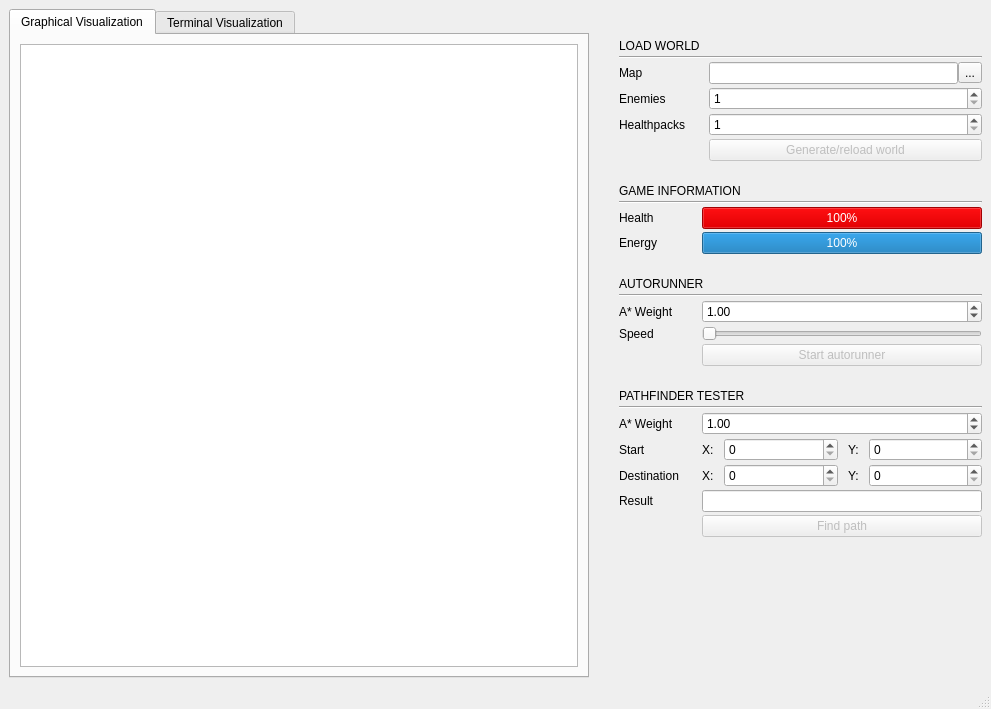
<?xml version="1.0" encoding="UTF-8"?>
<ui version="4.0">
 <class>MainWindow</class>
 <widget class="QMainWindow" name="MainWindow">
  <property name="geometry">
   <rect>
    <x>0</x>
    <y>0</y>
    <width>991</width>
    <height>709</height>
   </rect>
  </property>
  <property name="windowTitle">
   <string>Media Processing - Maze Game</string>
  </property>
  <widget class="QWidget" name="centralwidget">
   <layout class="QHBoxLayout" name="horizontalLayout">
    <property name="spacing">
     <number>30</number>
    </property>
    <item>
     <widget class="QTabWidget" name="visualizationTabWidget">
      <property name="currentIndex">
       <number>0</number>
      </property>
      <property name="usesScrollButtons">
       <bool>false</bool>
      </property>
      <widget class="QWidget" name="tab">
       <attribute name="title">
        <string>Graphical Visualization</string>
       </attribute>
       <layout class="QVBoxLayout" name="verticalLayout_2">
        <item>
         <widget class="QGraphicsView" name="visualizationGraphicsView">
          <property name="verticalScrollBarPolicy">
           <enum>Qt::ScrollBarAlwaysOff</enum>
          </property>
          <property name="horizontalScrollBarPolicy">
           <enum>Qt::ScrollBarAlwaysOff</enum>
          </property>
         </widget>
        </item>
       </layout>
      </widget>
      <widget class="QWidget" name="tab_2">
       <attribute name="title">
        <string>Terminal Visualization</string>
       </attribute>
       <layout class="QVBoxLayout" name="verticalLayout_3">
        <item>
         <widget class="QWidget" name="terminalWidget" native="true"/>
        </item>
       </layout>
      </widget>
     </widget>
    </item>
    <item>
     <layout class="QVBoxLayout" name="verticalLayout">
      <property name="spacing">
       <number>3</number>
      </property>
      <property name="sizeConstraint">
       <enum>QLayout::SetDefaultConstraint</enum>
      </property>
      <item>
       <spacer name="verticalSpacer_2">
        <property name="orientation">
         <enum>Qt::Vertical</enum>
        </property>
        <property name="sizeType">
         <enum>QSizePolicy::Fixed</enum>
        </property>
        <property name="sizeHint" stdset="0">
         <size>
          <width>20</width>
          <height>30</height>
         </size>
        </property>
       </spacer>
      </item>
      <item>
       <layout class="QVBoxLayout" name="verticalLayout_5">
        <property name="spacing">
         <number>3</number>
        </property>
        <item>
         <widget class="QLabel" name="label_6">
          <property name="text">
           <string>&lt;html&gt;&lt;head/&gt;&lt;body&gt;&lt;p&gt;LOAD WORLD&lt;/p&gt;&lt;/body&gt;&lt;/html&gt;</string>
          </property>
         </widget>
        </item>
        <item>
         <widget class="Line" name="line">
          <property name="orientation">
           <enum>Qt::Horizontal</enum>
          </property>
         </widget>
        </item>
        <item>
         <layout class="QFormLayout" name="formLayout">
          <property name="sizeConstraint">
           <enum>QLayout::SetDefaultConstraint</enum>
          </property>
          <property name="fieldGrowthPolicy">
           <enum>QFormLayout::AllNonFixedFieldsGrow</enum>
          </property>
          <property name="rowWrapPolicy">
           <enum>QFormLayout::DontWrapRows</enum>
          </property>
          <property name="labelAlignment">
           <set>Qt::AlignLeading|Qt::AlignLeft|Qt::AlignTop</set>
          </property>
          <property name="horizontalSpacing">
           <number>10</number>
          </property>
          <property name="verticalSpacing">
           <number>3</number>
          </property>
          <item row="0" column="0">
           <widget class="QLabel" name="label_3">
            <property name="sizePolicy">
             <sizepolicy hsizetype="Fixed" vsizetype="Preferred">
              <horstretch>0</horstretch>
              <verstretch>0</verstretch>
             </sizepolicy>
            </property>
            <property name="minimumSize">
             <size>
              <width>80</width>
              <height>0</height>
             </size>
            </property>
            <property name="text">
             <string>Map</string>
            </property>
           </widget>
          </item>
          <item row="0" column="1">
           <layout class="QHBoxLayout" name="horizontalLayout_2">
            <item>
             <widget class="QLineEdit" name="mapURILineEdit">
              <property name="sizePolicy">
               <sizepolicy hsizetype="Minimum" vsizetype="Minimum">
                <horstretch>0</horstretch>
                <verstretch>0</verstretch>
               </sizepolicy>
              </property>
              <property name="minimumSize">
               <size>
                <width>200</width>
                <height>0</height>
               </size>
              </property>
              <property name="text">
               <string/>
              </property>
              <property name="readOnly">
               <bool>true</bool>
              </property>
             </widget>
            </item>
            <item>
             <widget class="QToolButton" name="mapFileDialogButton">
              <property name="text">
               <string>...</string>
              </property>
             </widget>
            </item>
           </layout>
          </item>
          <item row="1" column="0">
           <widget class="QLabel" name="label">
            <property name="sizePolicy">
             <sizepolicy hsizetype="Fixed" vsizetype="Preferred">
              <horstretch>0</horstretch>
              <verstretch>0</verstretch>
             </sizepolicy>
            </property>
            <property name="minimumSize">
             <size>
              <width>80</width>
              <height>0</height>
             </size>
            </property>
            <property name="text">
             <string>Enemies</string>
            </property>
           </widget>
          </item>
          <item row="1" column="1">
           <widget class="QSpinBox" name="nrEnemiesSpinBox">
            <property name="sizePolicy">
             <sizepolicy hsizetype="Minimum" vsizetype="Minimum">
              <horstretch>0</horstretch>
              <verstretch>0</verstretch>
             </sizepolicy>
            </property>
            <property name="minimumSize">
             <size>
              <width>200</width>
              <height>0</height>
             </size>
            </property>
            <property name="minimum">
             <number>1</number>
            </property>
            <property name="maximum">
             <number>9999</number>
            </property>
           </widget>
          </item>
          <item row="2" column="0">
           <widget class="QLabel" name="label_2">
            <property name="sizePolicy">
             <sizepolicy hsizetype="Fixed" vsizetype="Preferred">
              <horstretch>0</horstretch>
              <verstretch>0</verstretch>
             </sizepolicy>
            </property>
            <property name="minimumSize">
             <size>
              <width>80</width>
              <height>0</height>
             </size>
            </property>
            <property name="text">
             <string>Healthpacks</string>
            </property>
           </widget>
          </item>
          <item row="2" column="1">
           <widget class="QSpinBox" name="nrHealthpacksSpinBox">
            <property name="sizePolicy">
             <sizepolicy hsizetype="Minimum" vsizetype="Minimum">
              <horstretch>0</horstretch>
              <verstretch>0</verstretch>
             </sizepolicy>
            </property>
            <property name="minimumSize">
             <size>
              <width>200</width>
              <height>0</height>
             </size>
            </property>
            <property name="minimum">
             <number>1</number>
            </property>
            <property name="maximum">
             <number>9999</number>
            </property>
           </widget>
          </item>
          <item row="3" column="1">
           <widget class="QPushButton" name="generateWorldButton">
            <property name="enabled">
             <bool>false</bool>
            </property>
            <property name="sizePolicy">
             <sizepolicy hsizetype="Minimum" vsizetype="Minimum">
              <horstretch>0</horstretch>
              <verstretch>0</verstretch>
             </sizepolicy>
            </property>
            <property name="minimumSize">
             <size>
              <width>200</width>
              <height>0</height>
             </size>
            </property>
            <property name="text">
             <string>Generate/reload world</string>
            </property>
           </widget>
          </item>
         </layout>
        </item>
       </layout>
      </item>
      <item>
       <layout class="QVBoxLayout" name="verticalLayout_4">
        <property name="spacing">
         <number>3</number>
        </property>
        <item>
         <spacer name="verticalSpacer_3">
          <property name="orientation">
           <enum>Qt::Vertical</enum>
          </property>
          <property name="sizeType">
           <enum>QSizePolicy::Fixed</enum>
          </property>
          <property name="sizeHint" stdset="0">
           <size>
            <width>20</width>
            <height>20</height>
           </size>
          </property>
         </spacer>
        </item>
        <item>
         <widget class="QLabel" name="label_7">
          <property name="text">
           <string>&lt;html&gt;&lt;head/&gt;&lt;body&gt;&lt;p&gt;GAME INFORMATION&lt;/p&gt;&lt;/body&gt;&lt;/html&gt;</string>
          </property>
         </widget>
        </item>
        <item>
         <widget class="Line" name="line_2">
          <property name="orientation">
           <enum>Qt::Horizontal</enum>
          </property>
         </widget>
        </item>
        <item>
         <layout class="QFormLayout" name="formLayout_2">
          <item row="1" column="0">
           <widget class="QLabel" name="label_4">
            <property name="sizePolicy">
             <sizepolicy hsizetype="Fixed" vsizetype="Preferred">
              <horstretch>0</horstretch>
              <verstretch>0</verstretch>
             </sizepolicy>
            </property>
            <property name="minimumSize">
             <size>
              <width>80</width>
              <height>0</height>
             </size>
            </property>
            <property name="text">
             <string>Health</string>
            </property>
           </widget>
          </item>
          <item row="1" column="1">
           <widget class="QProgressBar" name="healthBar">
            <property name="sizePolicy">
             <sizepolicy hsizetype="Minimum" vsizetype="Fixed">
              <horstretch>0</horstretch>
              <verstretch>0</verstretch>
             </sizepolicy>
            </property>
            <property name="minimumSize">
             <size>
              <width>200</width>
              <height>0</height>
             </size>
            </property>
            <property name="palette">
             <palette>
              <active>
               <colorrole role="Highlight">
                <brush brushstyle="SolidPattern">
                 <color alpha="255">
                  <red>226</red>
                  <green>0</green>
                  <blue>3</blue>
                 </color>
                </brush>
               </colorrole>
              </active>
              <inactive>
               <colorrole role="Highlight">
                <brush brushstyle="SolidPattern">
                 <color alpha="255">
                  <red>226</red>
                  <green>0</green>
                  <blue>3</blue>
                 </color>
                </brush>
               </colorrole>
              </inactive>
              <disabled>
               <colorrole role="Highlight">
                <brush brushstyle="SolidPattern">
                 <color alpha="255">
                  <red>86</red>
                  <green>96</green>
                  <blue>116</blue>
                 </color>
                </brush>
               </colorrole>
              </disabled>
             </palette>
            </property>
            <property name="value">
             <number>100</number>
            </property>
           </widget>
          </item>
          <item row="2" column="0">
           <widget class="QLabel" name="label_5">
            <property name="sizePolicy">
             <sizepolicy hsizetype="Fixed" vsizetype="Preferred">
              <horstretch>0</horstretch>
              <verstretch>0</verstretch>
             </sizepolicy>
            </property>
            <property name="minimumSize">
             <size>
              <width>80</width>
              <height>0</height>
             </size>
            </property>
            <property name="text">
             <string>Energy</string>
            </property>
           </widget>
          </item>
          <item row="2" column="1">
           <widget class="QProgressBar" name="energyBar">
            <property name="sizePolicy">
             <sizepolicy hsizetype="Minimum" vsizetype="Fixed">
              <horstretch>0</horstretch>
              <verstretch>0</verstretch>
             </sizepolicy>
            </property>
            <property name="minimumSize">
             <size>
              <width>200</width>
              <height>0</height>
             </size>
            </property>
            <property name="value">
             <number>100</number>
            </property>
           </widget>
          </item>
         </layout>
        </item>
        <item>
         <spacer name="verticalSpacer_4">
          <property name="orientation">
           <enum>Qt::Vertical</enum>
          </property>
          <property name="sizeType">
           <enum>QSizePolicy::Fixed</enum>
          </property>
          <property name="sizeHint" stdset="0">
           <size>
            <width>20</width>
            <height>20</height>
           </size>
          </property>
         </spacer>
        </item>
       </layout>
      </item>
      <item>
       <layout class="QVBoxLayout" name="verticalLayout_6">
        <property name="spacing">
         <number>3</number>
        </property>
        <item>
         <widget class="QLabel" name="label_8">
          <property name="text">
           <string>&lt;html&gt;&lt;head/&gt;&lt;body&gt;&lt;p&gt;AUTORUNNER&lt;/p&gt;&lt;/body&gt;&lt;/html&gt;</string>
          </property>
         </widget>
        </item>
        <item>
         <widget class="Line" name="line_3">
          <property name="orientation">
           <enum>Qt::Horizontal</enum>
          </property>
         </widget>
        </item>
        <item>
         <layout class="QFormLayout" name="formLayout_4">
          <item row="0" column="0">
           <widget class="QLabel" name="label_9">
            <property name="sizePolicy">
             <sizepolicy hsizetype="Fixed" vsizetype="Preferred">
              <horstretch>0</horstretch>
              <verstretch>0</verstretch>
             </sizepolicy>
            </property>
            <property name="minimumSize">
             <size>
              <width>80</width>
              <height>0</height>
             </size>
            </property>
            <property name="text">
             <string>A* Weight</string>
            </property>
           </widget>
          </item>
          <item row="0" column="1">
           <widget class="QDoubleSpinBox" name="autoRunPathfinderWeightSpinBox">
            <property name="minimumSize">
             <size>
              <width>200</width>
              <height>0</height>
             </size>
            </property>
            <property name="singleStep">
             <double>0.100000000000000</double>
            </property>
            <property name="value">
             <double>1.000000000000000</double>
            </property>
           </widget>
          </item>
          <item row="1" column="0">
           <widget class="QLabel" name="label_10">
            <property name="sizePolicy">
             <sizepolicy hsizetype="Fixed" vsizetype="Preferred">
              <horstretch>0</horstretch>
              <verstretch>0</verstretch>
             </sizepolicy>
            </property>
            <property name="minimumSize">
             <size>
              <width>80</width>
              <height>0</height>
             </size>
            </property>
            <property name="text">
             <string>Speed</string>
            </property>
           </widget>
          </item>
          <item row="1" column="1">
           <widget class="QSlider" name="speedSlider">
            <property name="sizePolicy">
             <sizepolicy hsizetype="Minimum" vsizetype="Fixed">
              <horstretch>0</horstretch>
              <verstretch>0</verstretch>
             </sizepolicy>
            </property>
            <property name="minimumSize">
             <size>
              <width>200</width>
              <height>0</height>
             </size>
            </property>
            <property name="maximum">
             <number>100</number>
            </property>
            <property name="orientation">
             <enum>Qt::Horizontal</enum>
            </property>
           </widget>
          </item>
          <item row="2" column="1">
           <widget class="QPushButton" name="autoRunnerButton">
            <property name="enabled">
             <bool>false</bool>
            </property>
            <property name="minimumSize">
             <size>
              <width>200</width>
              <height>0</height>
             </size>
            </property>
            <property name="text">
             <string>Start autorunner</string>
            </property>
           </widget>
          </item>
         </layout>
        </item>
        <item>
         <spacer name="verticalSpacer_6">
          <property name="orientation">
           <enum>Qt::Vertical</enum>
          </property>
          <property name="sizeType">
           <enum>QSizePolicy::Fixed</enum>
          </property>
          <property name="sizeHint" stdset="0">
           <size>
            <width>20</width>
            <height>20</height>
           </size>
          </property>
         </spacer>
        </item>
       </layout>
      </item>
      <item>
       <layout class="QVBoxLayout" name="verticalLayout_8">
        <property name="spacing">
         <number>3</number>
        </property>
        <item>
         <widget class="QLabel" name="label_11">
          <property name="text">
           <string>&lt;html&gt;&lt;head/&gt;&lt;body&gt;&lt;p&gt;PATHFINDER TESTER&lt;/p&gt;&lt;/body&gt;&lt;/html&gt;</string>
          </property>
         </widget>
        </item>
        <item>
         <widget class="Line" name="line_4">
          <property name="orientation">
           <enum>Qt::Horizontal</enum>
          </property>
         </widget>
        </item>
        <item>
         <layout class="QFormLayout" name="formLayout_3">
          <item row="0" column="0">
           <widget class="QLabel" name="label_12">
            <property name="sizePolicy">
             <sizepolicy hsizetype="Fixed" vsizetype="Preferred">
              <horstretch>0</horstretch>
              <verstretch>0</verstretch>
             </sizepolicy>
            </property>
            <property name="minimumSize">
             <size>
              <width>80</width>
              <height>0</height>
             </size>
            </property>
            <property name="text">
             <string>A* Weight</string>
            </property>
           </widget>
          </item>
          <item row="0" column="1">
           <widget class="QDoubleSpinBox" name="testerPathFinderWeightSpinBox">
            <property name="minimumSize">
             <size>
              <width>200</width>
              <height>0</height>
             </size>
            </property>
            <property name="singleStep">
             <double>0.100000000000000</double>
            </property>
            <property name="value">
             <double>1.000000000000000</double>
            </property>
           </widget>
          </item>
          <item row="1" column="0">
           <widget class="QLabel" name="label_13">
            <property name="sizePolicy">
             <sizepolicy hsizetype="Fixed" vsizetype="Preferred">
              <horstretch>0</horstretch>
              <verstretch>0</verstretch>
             </sizepolicy>
            </property>
            <property name="minimumSize">
             <size>
              <width>80</width>
              <height>0</height>
             </size>
            </property>
            <property name="text">
             <string>Start</string>
            </property>
           </widget>
          </item>
          <item row="1" column="1">
           <layout class="QHBoxLayout" name="horizontalLayout_3">
            <property name="spacing">
             <number>10</number>
            </property>
            <item>
             <widget class="QLabel" name="label_14">
              <property name="sizePolicy">
               <sizepolicy hsizetype="Fixed" vsizetype="Preferred">
                <horstretch>0</horstretch>
                <verstretch>0</verstretch>
               </sizepolicy>
              </property>
              <property name="text">
               <string>X:</string>
              </property>
             </widget>
            </item>
            <item>
             <widget class="QSpinBox" name="testerStartXSpinBox">
              <property name="sizePolicy">
               <sizepolicy hsizetype="Minimum" vsizetype="Fixed">
                <horstretch>0</horstretch>
                <verstretch>0</verstretch>
               </sizepolicy>
              </property>
              <property name="minimumSize">
               <size>
                <width>80</width>
                <height>0</height>
               </size>
              </property>
              <property name="maximum">
               <number>99999</number>
              </property>
             </widget>
            </item>
            <item>
             <widget class="QLabel" name="label_15">
              <property name="sizePolicy">
               <sizepolicy hsizetype="Fixed" vsizetype="Preferred">
                <horstretch>0</horstretch>
                <verstretch>0</verstretch>
               </sizepolicy>
              </property>
              <property name="text">
               <string>Y:</string>
              </property>
             </widget>
            </item>
            <item>
             <widget class="QSpinBox" name="testerStartYSpinBox">
              <property name="sizePolicy">
               <sizepolicy hsizetype="Minimum" vsizetype="Fixed">
                <horstretch>0</horstretch>
                <verstretch>0</verstretch>
               </sizepolicy>
              </property>
              <property name="minimumSize">
               <size>
                <width>80</width>
                <height>0</height>
               </size>
              </property>
              <property name="maximum">
               <number>99999</number>
              </property>
             </widget>
            </item>
           </layout>
          </item>
          <item row="2" column="0">
           <widget class="QLabel" name="label_16">
            <property name="sizePolicy">
             <sizepolicy hsizetype="Fixed" vsizetype="Preferred">
              <horstretch>0</horstretch>
              <verstretch>0</verstretch>
             </sizepolicy>
            </property>
            <property name="minimumSize">
             <size>
              <width>80</width>
              <height>0</height>
             </size>
            </property>
            <property name="text">
             <string>Destination</string>
            </property>
           </widget>
          </item>
          <item row="2" column="1">
           <layout class="QHBoxLayout" name="horizontalLayout_4">
            <property name="spacing">
             <number>10</number>
            </property>
            <item>
             <widget class="QLabel" name="label_17">
              <property name="sizePolicy">
               <sizepolicy hsizetype="Fixed" vsizetype="Preferred">
                <horstretch>0</horstretch>
                <verstretch>0</verstretch>
               </sizepolicy>
              </property>
              <property name="text">
               <string>X:</string>
              </property>
             </widget>
            </item>
            <item>
             <widget class="QSpinBox" name="testerDestXSpinBox">
              <property name="sizePolicy">
               <sizepolicy hsizetype="Minimum" vsizetype="Fixed">
                <horstretch>0</horstretch>
                <verstretch>0</verstretch>
               </sizepolicy>
              </property>
              <property name="minimumSize">
               <size>
                <width>80</width>
                <height>0</height>
               </size>
              </property>
              <property name="maximum">
               <number>99999</number>
              </property>
             </widget>
            </item>
            <item>
             <widget class="QLabel" name="label_18">
              <property name="sizePolicy">
               <sizepolicy hsizetype="Fixed" vsizetype="Preferred">
                <horstretch>0</horstretch>
                <verstretch>0</verstretch>
               </sizepolicy>
              </property>
              <property name="text">
               <string>Y:</string>
              </property>
             </widget>
            </item>
            <item>
             <widget class="QSpinBox" name="testerDestYSpinBox">
              <property name="sizePolicy">
               <sizepolicy hsizetype="Minimum" vsizetype="Fixed">
                <horstretch>0</horstretch>
                <verstretch>0</verstretch>
               </sizepolicy>
              </property>
              <property name="minimumSize">
               <size>
                <width>80</width>
                <height>0</height>
               </size>
              </property>
              <property name="maximum">
               <number>99999</number>
              </property>
             </widget>
            </item>
           </layout>
          </item>
          <item row="3" column="0">
           <widget class="QLabel" name="label_19">
            <property name="sizePolicy">
             <sizepolicy hsizetype="Fixed" vsizetype="Preferred">
              <horstretch>0</horstretch>
              <verstretch>0</verstretch>
             </sizepolicy>
            </property>
            <property name="minimumSize">
             <size>
              <width>80</width>
              <height>0</height>
             </size>
            </property>
            <property name="text">
             <string>Result</string>
            </property>
           </widget>
          </item>
          <item row="4" column="1">
           <widget class="QPushButton" name="testerFindButton">
            <property name="enabled">
             <bool>false</bool>
            </property>
            <property name="minimumSize">
             <size>
              <width>200</width>
              <height>0</height>
             </size>
            </property>
            <property name="text">
             <string>Find path</string>
            </property>
           </widget>
          </item>
          <item row="3" column="1">
           <widget class="QLineEdit" name="testerResultLineEdit">
            <property name="sizePolicy">
             <sizepolicy hsizetype="Minimum" vsizetype="Fixed">
              <horstretch>0</horstretch>
              <verstretch>0</verstretch>
             </sizepolicy>
            </property>
            <property name="minimumSize">
             <size>
              <width>280</width>
              <height>0</height>
             </size>
            </property>
            <property name="readOnly">
             <bool>true</bool>
            </property>
           </widget>
          </item>
         </layout>
        </item>
        <item>
         <spacer name="verticalSpacer">
          <property name="orientation">
           <enum>Qt::Vertical</enum>
          </property>
          <property name="sizeHint" stdset="0">
           <size>
            <width>20</width>
            <height>391</height>
           </size>
          </property>
         </spacer>
        </item>
       </layout>
      </item>
     </layout>
    </item>
   </layout>
  </widget>
  <widget class="QMenuBar" name="menubar">
   <property name="geometry">
    <rect>
     <x>0</x>
     <y>0</y>
     <width>991</width>
     <height>20</height>
    </rect>
   </property>
  </widget>
  <widget class="QStatusBar" name="errorStatusbar"/>
 </widget>
 <resources/>
 <connections/>
</ui>
